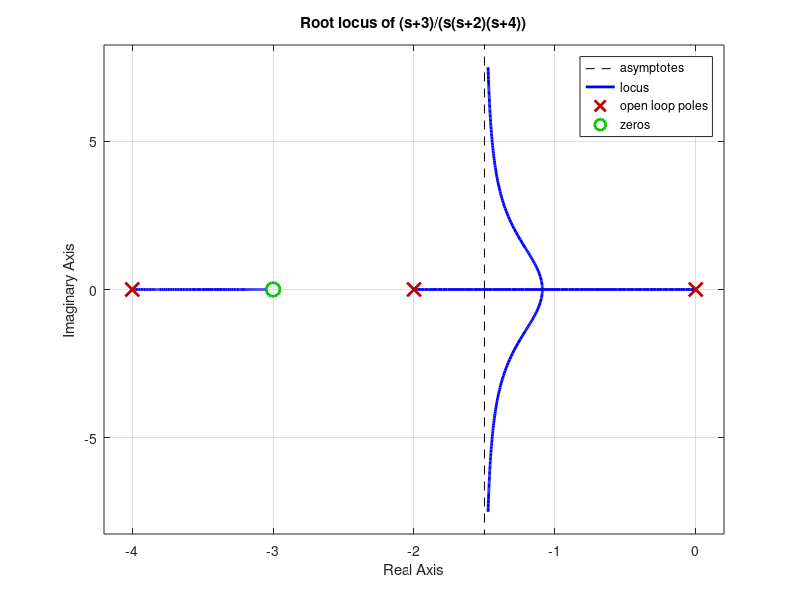

Recreate this plot in MATLAB.
% 근궤적 / Root locus
% 이득에 따른 폐루프 극점의 이동
% How the closed-loop poles move with gain
% (script sample — MySimulationMath start page)
% Root locus of a third-order plant.
G = tf([1 3], [1 6 8 0]);
p = pole(G)'
z = zero(G)'
rlocus(G); grid on
title('Root locus of (s+3)/(s(s+2)(s+4))');
